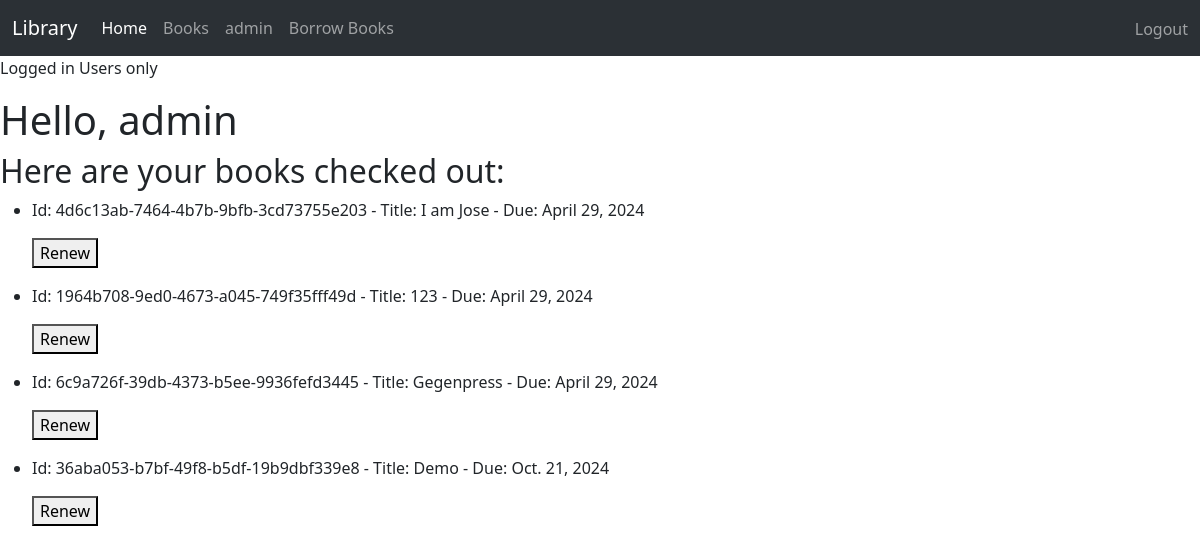
Page /my_view/ (signed in) on the committed database.
### catalog/models.py (models this page shows, shortened)
class BookInstance(models.Model):
    id = models.UUIDField(primary_key=True,default=uuid.uuid4)
    book = models.ForeignKey('Book',on_delete=models.RESTRICT,null=True)
    imprint = models.CharField(max_length=200)
    due_back = models.DateField(null=True,blank=True)
    borrower = models.ForeignKey(User,on_delete=models.SET_NULL,null=True)
    LOAN_STATUS = (
        ('m','Maintenance'),
        ('o','On Loan'),
        ('a','Available'),
        ('r','Reserved')
    )
    status = models.CharField(max_length=1,choices=LOAN_STATUS,blank=True,default='m')
    class Meta:
        ordering = ['due_back']

class Book(models.Model):
    title = models.CharField(max_length=200)
    author = models.ForeignKey('Author',on_delete=models.SET_NULL,null=True)
    summary = models.TextField(max_length=600)
    isbn = models.CharField('ISBN',max_length=13,unique=True)
    genre = models.ManyToManyField(Genre)
    language = models.ForeignKey('Language',on_delete=models.SET_NULL,null=True)

### catalog/views.py (the view)
# urls.py: path('my_view/',views.CheckedOutBooksByUserView.as_view(),name='my_view'),
class CheckedOutBooksByUserView(LoginRequiredMixin,ListView):
    model = BookInstance
    template_name = 'catalog/my_view.html'
    paginate_by = 5 #5 book instances per page
    def get_queryset(self):
        return BookInstance.objects.filter(borrower=self.request.user).order_by('due_back')

### catalog/templates/catalog/my_view.html (shortened to what this page needs)
{% extends "catalog/index.html" %}
{% block content %}
<p>Logged in Users only</p>
<h1> Hello, {{ user.get_username }} </h1>
<h2>Here are your books checked out:</h2>
{% for book_instance in bookinstance_list %}
<ul>
    <li>
        <p>Id: {{ book_instance.id }} - Title: {{ book_instance.book.title }} - Due: {{ book_instance.due_back }}</p>
        <form action="{% url 'catalog:renew_book' book_instance.id %}" method="post">
            <button type="submit">Renew</button>
        </form>
    </li>
</ul>
{% endfor %}
{% endblock content %}

### catalog/templates/catalog/index.html (shortened to what this page needs)
<html lang="en">
<head>
    <link href="https://cdn.jsdelivr.net/npm/bootstrap@5.3.3/dist/css/bootstrap.min.css" rel="stylesheet">
</head>
<body>
    <nav class="navbar navbar-expand-lg bg-body-tertiary" data-bs-theme="dark">
        <div class="container-fluid">
            <a class="navbar-brand" href="#">Library</a>
            <div class="collapse navbar-collapse" id="navbarNav">
                <ul class="navbar-nav">
                    <li class="nav-item">
                        <a class="nav-link active" aria-current="page" href="{% url 'catalog:index' %}">Home</a>
                    </li>
                    <li class="nav-item">
                        <a class="nav-link" href=" {% url 'catalog:book_list' %}">Books</a>
                    </li>
                    <li class="nav-item">
                        <a class="nav-link" href="{% url 'catalog:my_view' %}">{{user.get_username}}</a>
                    </li>
                    <li class="nav-item">{% if user.is_authenticated %}
                        <a class="nav-link" aria-disabled="true">Borrow Books</a>
                        {% else %}
                        <a class="nav-link disabled" aria-disabled="true">Borrow Books</a>
                    </li>
                    {% endif %}
                </ul>
                <div class="ms-auto">
                    <ul class="navbar-nav">
                        <li class="nav-item">
                            {% if user.is_authenticated %}
                            <form action="{% url 'logout' %}" method="post" style="display:inline;">
                                <button type="submit" class="btn btn-link nav-link" style="display:inline; padding:0; background:none; border:none;">Logout</button>
                            </form>
                            {% else %}
                            <a class="nav-link" href="{% url 'login' %}">Login</a>
                            {% endif %}
                        </li>
                    </ul>
                </div>
            </div>
        </div>
    </nav>
    {% block content %}{% endblock content %}
</html>

### rows in the picture
BookInstance: id "4d6c13ab-7464-4b7b-9bfb-3cd73755e203", book "I am Jose", due_back "April 29, 2024"
BookInstance: id "1964b708-9ed0-4673-a045-749f35fff49d", book "123", due_back "April 29, 2024"
BookInstance: id "6c9a726f-39db-4373-b5ee-9936fefd3445", book "Gegenpress", due_back "April 29, 2024"
BookInstance: id "36aba053-b7bf-49f8-b5df-19b9dbf339e8", book "Demo", due_back "Oct. 21, 2024"

### other values in the picture
{{ user.get_username }} "admin"
